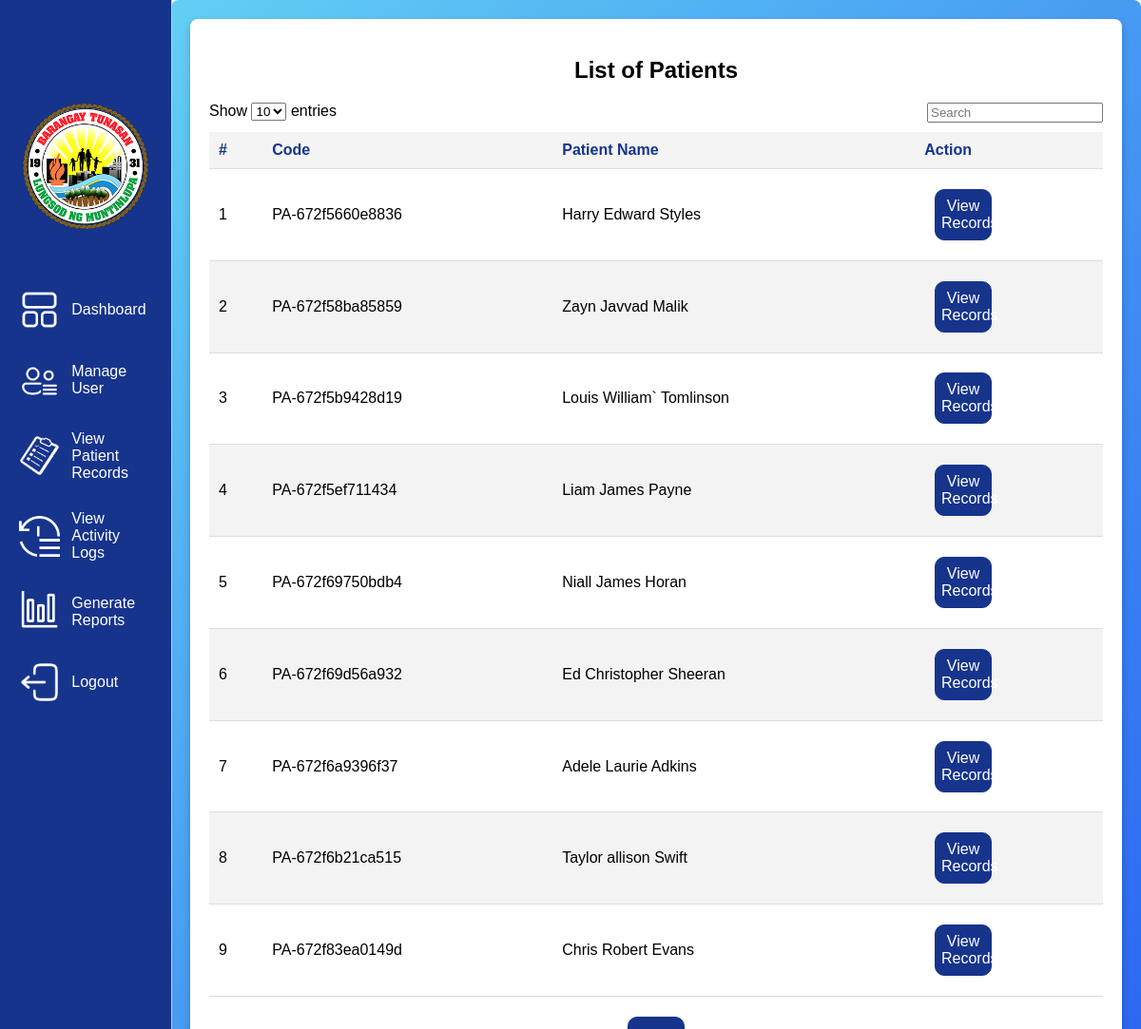
The page /ViewPatientRecords.php (signed in) on the database its author committed.
### tables this page shows
CREATE TABLE `tblpatientprofile` (
  `PatientID` varchar(20) NOT NULL,
  `FirstName` varchar(50) NOT NULL,
  `MiddleName` varchar(50) NOT NULL,
  `LastName` varchar(50) NOT NULL,
  `Gender` tinyint(1) NOT NULL,
  `DateofBirth` date NOT NULL,
  `Email` varchar(100) NOT NULL,
  `Address` varchar(255) NOT NULL,
  `PatientPhoto` blob NOT NULL
);

### ViewPatientRecords.php (the view, shortened to what this page needs)
<!DOCTYPE html>
<html>
<head>
    <link rel="stylesheet" href="PatientProfiling.css">
    <link rel="stylesheet" href="Dashboard.css">
</head>
<body>
                <?php
                require 'databaseconnection.php';
$user_role = $_SESSION['Role'];
$limit = $_GET['limit'] ?? 10;
$page = $_GET['page'] ?? 1;
$totalPatientsQuery = "SELECT COUNT(*) AS total FROM tblpatientprofile";
$totalPatientsResult = $conn->query($totalPatientsQuery);
$totalPatients = $totalPatientsResult->fetch_assoc()['total'];
$totalPages = ceil($totalPatients / $limit);
?>
<div class="Navbar">
    <div class="NavImg">
        <img src="Images/Tunasan Logo.png" alt="Logo">
    </div>
    <div class="dashboard-container">
        <?php
        if ($user_role === 'Admin') {
            echo '
            <a href="AdminDashboard.php" class="Tab">
                <div class="sidebar-item">
                    <img src="Images/dashboardPIC.png" alt="dash" class="side_image"> Dashboard
                </div>
            </a>
            <a href="ManageUser.php" class="Tab">
                <div class="sidebar-item">
                    <img src="Images/profilePIC.png" alt="prof" class="side_image"> Manage User
                </div>
            </a>
            <a href="ViewPatientRecords.php" class="Tab">
                <div class="sidebar-item">
                    <img src="Images/viewpatientrecordPIC.png" alt="folder" class="side_image"> View Patient Records
                </div>
            </a>
            <a href="ViewActLogs.php" class="Tab">
                <div class="sidebar-item">
                    <img src="Images/viewactivitylogsPIC.png" alt="sched" class="side_image"> View Activity Logs
                </div>
            </a>
            <a href="#" class="Tab">
                <div class="sidebar-item">
                    <img src="Images/generatereportPIC.png" alt="rep" class="side_image"> Generate Reports
                </div>
            </a>
            <a href="logout.php" class="Tab">
                <div class="sidebar-item">
                    <img src="Images/logoutPIC.png" alt="log" class="side_image"> Logout
                </div>
            </a>';
        }
        ?>
    </div>
</div>
<div class="right">
    <div class="container" id="patientList">
        <h2>List of Patients</h2>
        <div class="table-controls">
            <label>Show
                <select id="entries" onchange="updateEntries()">
                    <option value="10" selected>10</option>
                </select> entries
            </label>
            <input type="text" id="search" placeholder="Search" onkeyup="filterTable()">
        </div>
        <table id="patientTable" class="styled-table">
            <thead>
                <tr><th>#</th><th>Code</th><th>Patient Name</th><th>Action</th></tr>
            </thead>
            <tbody id="tableBody">
                <?php
                $sql = "SELECT * FROM tblpatientprofile";
                $result = $conn->query($sql);
                if ($result->num_rows > 0) {
                    $count = 1;
                    while ($row = $result->fetch_assoc()) {
                        $patientName = $row['FirstName'] . ' ' . $row['MiddleName'] . ' ' . $row['LastName'];
                        $patientGender = $row['Gender'];
                        $patientDOB = $row['DateofBirth'];
                        $patientAddress = $row['Address'];
                        echo "<tr>
                                <td>{$count}</td>
                                <td>{$row['PatientID']}</td>
                                <td>{$patientName}</td>
                                <td>
                                    <button onclick=\"viewPatientRecords('{$row['PatientID']}', '{$patientName}', '{$patientGender}', '{$patientDOB}', '{$patientAddress}')\">View Records</button>
                                </td>
                            </tr>";
                        $count++;
                    }
                } else {
                    echo "<tr><td colspan='4'>No patients found</td></tr>";
                }
                ?>
            </tbody>
        </table>
        <div class="pagination">
            <?php
            $start = max(1, $page - 2);
            $end = min($totalPages, $start + 4);
            for ($i = $start; $i <= $end; $i++) {
                echo "<button onclick=\"window.location.href='?page=$i&limit=$limit'\" " . ($i == $page ? "class='active'" : "") . ">$i</button>";
            }
            ?>
        </div>
    </div>
</div>
</body>
</html>

### PatientProfiling.css (style rules this page uses)
body { display: flex; flex-direction: column; margin: 0; padding: 0; font-family: Arial, sans-serif; height: 100vh; overflow: hidden; }
.Navbar { position: fixed; width: 15vw; height: 100vh; overflow-y: auto; border-right: 1px solid #ccc; background-color: #16348C; color: #ffffff; z-index: 1000; }
.NavImg img { display: block; margin: 0 auto; width: 11vw; height: auto; margin-bottom: 20px; padding-top: 10vh; padding-bottom: 3vh; }
.Tab { display: block; padding: 10px 20px; text-decoration: none; color: inherit; margin-bottom: 1vh; }
.sidebar-item { display: flex; align-items: center; }
.sidebar-item img { height: 4vh; margin-right: 1vw; }
.right { margin-left: 15vw; padding-top: 20px; padding-left: 20px; padding-right: 20px; background: linear-gradient(to bottom right, #62cff4, #2c67f2); box-shadow: 0 0 10px rgba(0, 0, 0, 0.1); border-radius: 8px; overflow-y: auto; min-height: 100vh; height: auto; position: relative; }
.container { width: calc(100% - 40px); max-width: 98%; background-color: #fff; padding: 20px; border-radius: 8px; box-shadow: 0 4px 8px rgba(0, 0, 0, 0.2); margin: auto; }
h2 { margin-bottom: 20px; text-align: center; }
.table-controls { display: flex; justify-content: space-between; margin-bottom: 10px; }
.styled-table { width: 98%; border-collapse: collapse; margin: 0 auto; }
.styled-table thead tr { color: #16348C; background-origin: #16348C; text-align: left; font-weight: bold; }
.styled-table th, .styled-table td { padding: 12px; border-bottom: 1px solid #ddd; }
.styled-table tbody tr:nth-child(even) { background-color: #f3f3f3; }
.pagination { display: flex; justify-content: center; padding: 10px 0; }
button { background-color: #16348C; color: white; border: 1px solid #16348C; cursor: pointer; font-size: 16px; transition: background-color 0.3s; margin: 1vh; width: 5vw; height: 5vh; border-radius: 10px; }

### Dashboard.css (style rules this page uses)
body { display: flex; flex-direction: column; margin: 0; padding: 0; font-family: Arial, sans-serif; height: 100vh; overflow: hidden; }
.Navbar { position: fixed; width: 15vw; height: 100vh; overflow-y: auto; border-right: 1px solid #ccc; background-color: #16348C; color: #ffffff; z-index: 1000; }
.NavImg img { display: block; margin: 0 auto; width: 11vw; height: auto; margin-bottom: 20px; padding-top: 10vh; padding-bottom: 3vh; }
.Tab { display: block; padding: 10px 20px; text-decoration: none; color: inherit; margin-bottom: 1vh; }
.sidebar-item { display: flex; align-items: center; }
.sidebar-item img { height: 4vh; margin-right: 1vw; }
button { background-color: #16348C; color: white; border: 1px solid #16348C; cursor: pointer; font-size: 16px; transition: background-color 0.3s; margin: 1vh; width: 5vw; height: 5vh; border-radius: 10px; }
.styled-table { width: 100%; border-collapse: collapse; margin-top: 10px; }
.styled-table th, .styled-table td { text-align: left; padding: 10px; }
.styled-table th { background-color: #f4f4f4; }
.styled-table tr:nth-child(even) { background-color: #f9f9f9; }

### rows shown on the page
tblpatientprofile: PatientID "PA-672f5660e8836", patientName "Harry Edward Styles"
tblpatientprofile: PatientID "PA-672f58ba85859", patientName "Zayn Javvad Malik"
tblpatientprofile: PatientID "PA-672f5b9428d19", patientName "Louis William` Tomlinson"
tblpatientprofile: PatientID "PA-672f5ef711434", patientName "Liam James Payne"
tblpatientprofile: PatientID "PA-672f69750bdb4", patientName "Niall James Horan"
tblpatientprofile: PatientID "PA-672f69d56a932", patientName "Ed Christopher Sheeran"
tblpatientprofile: PatientID "PA-672f6a9396f37", patientName "Adele Laurie Adkins"
tblpatientprofile: PatientID "PA-672f6b21ca515", patientName "Taylor allison Swift"
tblpatientprofile: PatientID "PA-672f83ea0149d", patientName "Chris Robert Evans"
